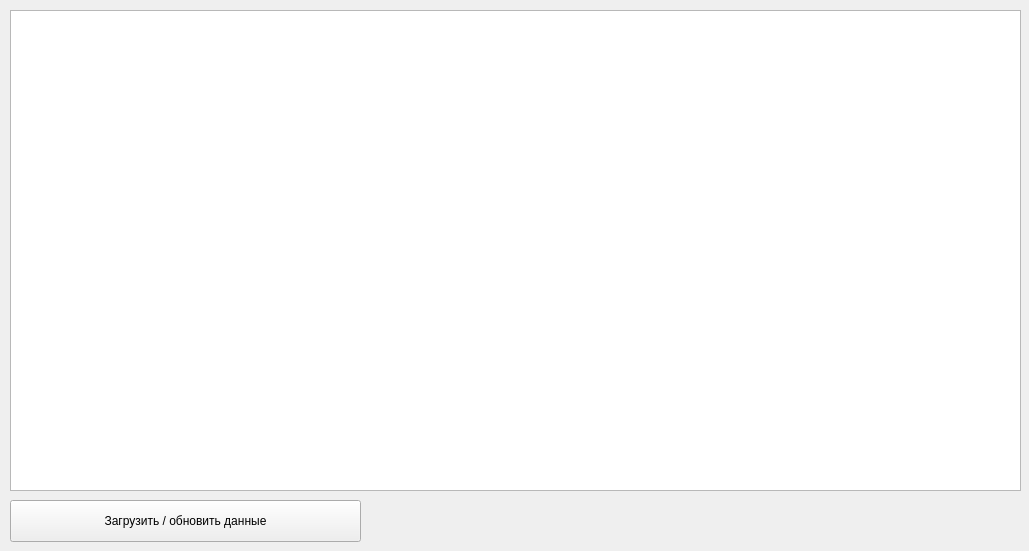
<?xml version="1.0" encoding="UTF-8"?>
<ui version="4.0">
 <class>MainWindow</class>
 <widget class="QMainWindow" name="MainWindow">
  <property name="geometry">
   <rect>
    <x>0</x>
    <y>0</y>
    <width>1029</width>
    <height>551</height>
   </rect>
  </property>
  <property name="windowTitle">
   <string>Эспрессо</string>
  </property>
  <widget class="QWidget" name="centralwidget">
   <widget class="QTableWidget" name="table">
    <property name="geometry">
     <rect>
      <x>10</x>
      <y>10</y>
      <width>1011</width>
      <height>481</height>
     </rect>
    </property>
   </widget>
   <widget class="QPushButton" name="load_button">
    <property name="geometry">
     <rect>
      <x>10</x>
      <y>500</y>
      <width>351</width>
      <height>42</height>
     </rect>
    </property>
    <property name="text">
     <string>Загрузить / обновить данные</string>
    </property>
   </widget>
  </widget>
 </widget>
 <resources/>
 <connections/>
</ui>
